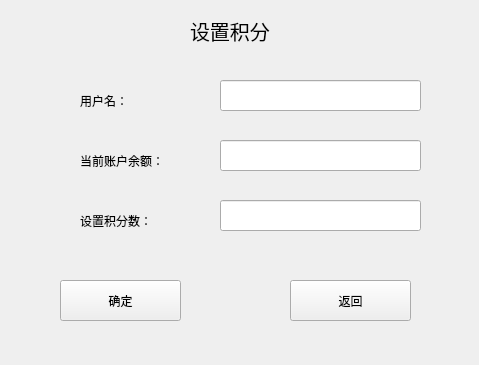
<?xml version="1.0" encoding="UTF-8"?>
<ui version="4.0">
 <class>addPointw</class>
 <widget class="QWidget" name="addPointw">
  <property name="geometry">
   <rect>
    <x>0</x>
    <y>0</y>
    <width>479</width>
    <height>365</height>
   </rect>
  </property>
  <property name="windowTitle">
   <string>Form</string>
  </property>
  <widget class="QLabel" name="label_4">
   <property name="geometry">
    <rect>
     <x>80</x>
     <y>80</y>
     <width>111</width>
     <height>41</height>
    </rect>
   </property>
   <property name="text">
    <string>用户名：</string>
   </property>
  </widget>
  <widget class="QPushButton" name="bReturn">
   <property name="geometry">
    <rect>
     <x>290</x>
     <y>280</y>
     <width>121</width>
     <height>41</height>
    </rect>
   </property>
   <property name="text">
    <string>返回</string>
   </property>
  </widget>
  <widget class="QLineEdit" name="lAmount">
   <property name="geometry">
    <rect>
     <x>220</x>
     <y>140</y>
     <width>201</width>
     <height>31</height>
    </rect>
   </property>
  </widget>
  <widget class="QLineEdit" name="lAdd">
   <property name="geometry">
    <rect>
     <x>220</x>
     <y>200</y>
     <width>201</width>
     <height>31</height>
    </rect>
   </property>
  </widget>
  <widget class="QLabel" name="label">
   <property name="geometry">
    <rect>
     <x>80</x>
     <y>200</y>
     <width>111</width>
     <height>41</height>
    </rect>
   </property>
   <property name="text">
    <string>设置积分数：</string>
   </property>
  </widget>
  <widget class="QPushButton" name="bSubmit">
   <property name="geometry">
    <rect>
     <x>60</x>
     <y>280</y>
     <width>121</width>
     <height>41</height>
    </rect>
   </property>
   <property name="text">
    <string>确定</string>
   </property>
  </widget>
  <widget class="QLabel" name="label_2">
   <property name="geometry">
    <rect>
     <x>190</x>
     <y>10</y>
     <width>111</width>
     <height>41</height>
    </rect>
   </property>
   <property name="font">
    <font>
     <pointsize>15</pointsize>
    </font>
   </property>
   <property name="text">
    <string>设置积分</string>
   </property>
  </widget>
  <widget class="QLabel" name="label_3">
   <property name="geometry">
    <rect>
     <x>80</x>
     <y>140</y>
     <width>111</width>
     <height>41</height>
    </rect>
   </property>
   <property name="text">
    <string>当前账户余额：</string>
   </property>
  </widget>
  <widget class="QLineEdit" name="lUsername">
   <property name="geometry">
    <rect>
     <x>220</x>
     <y>80</y>
     <width>201</width>
     <height>31</height>
    </rect>
   </property>
  </widget>
 </widget>
 <resources/>
 <connections/>
</ui>
